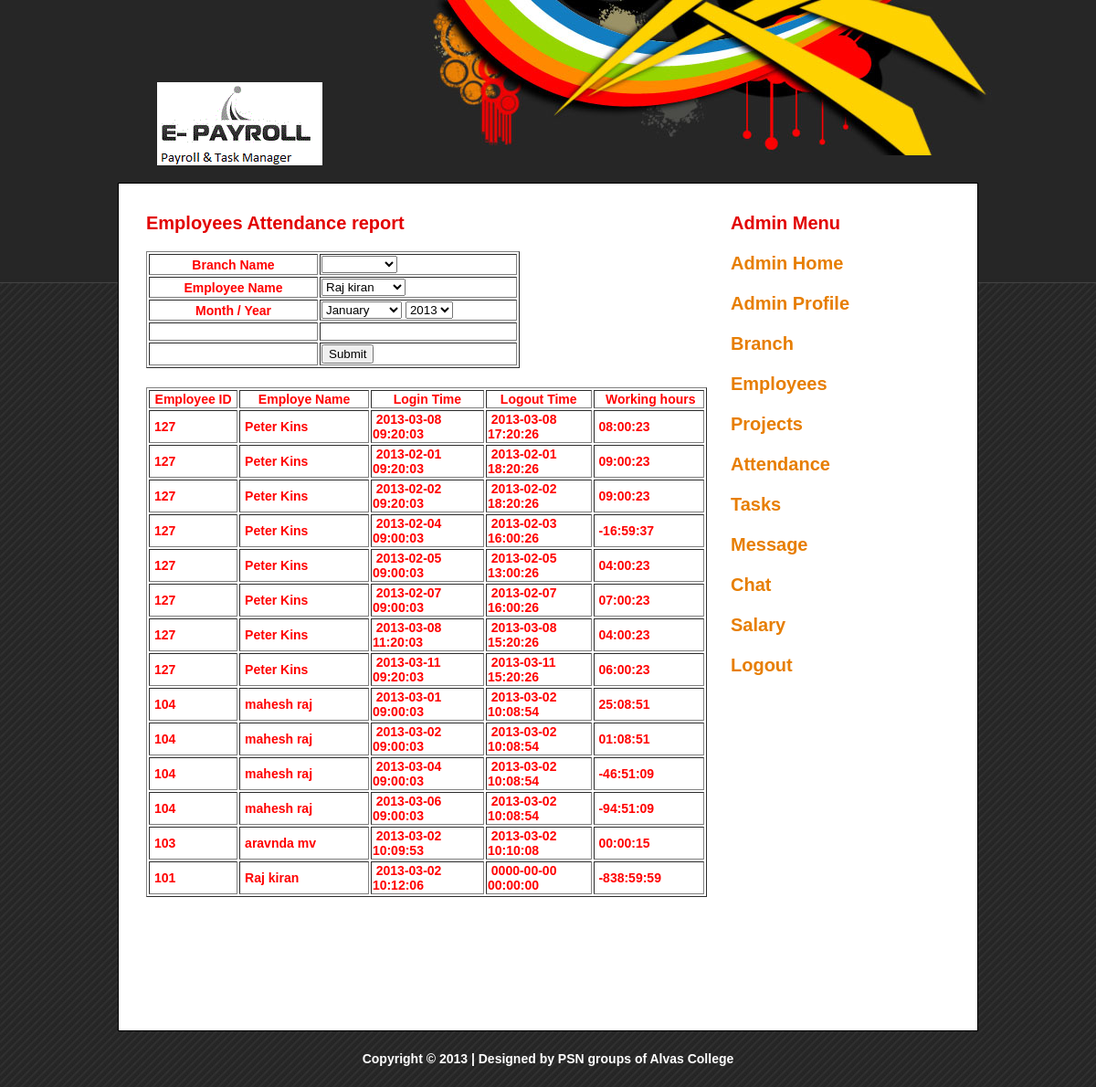
Screenshot of /attendance.php with the database file from the repository.
### tables this page shows
CREATE TABLE IF NOT EXISTS `attendance` (
  `attid` int(10) NOT NULL AUTO_INCREMENT,
  `logintime` datetime NOT NULL,
  `logout` datetime NOT NULL,
  `empid` int(11) NOT NULL,
  PRIMARY KEY (`attid`)
);

CREATE TABLE IF NOT EXISTS `employees` (
  `empid` int(10) NOT NULL AUTO_INCREMENT,
  `fname` varchar(25) NOT NULL,
  `lname` varchar(25) NOT NULL,
  `loginid` varchar(25) NOT NULL,
  `password` varchar(25) NOT NULL,
  `branchid` int(11) NOT NULL,
  `joindate` date NOT NULL,
  `basicsalary` double(10,2) NOT NULL,
  `address` text NOT NULL,
  `city` varchar(25) NOT NULL,
  `state` varchar(25) NOT NULL,
  `country` varchar(20) NOT NULL,
  `contactno` varchar(25) NOT NULL,
  `sex` varchar(15) NOT NULL,
  `dob` date NOT NULL,
  `emptype` varchar(20) NOT NULL,
  `expirence` int(10) NOT NULL,
  PRIMARY KEY (`empid`),
  UNIQUE KEY `loginid` (`loginid`)
);

### attendance.php (the view, shortened to what this page needs)
<?php
include("header.php");
$result = mysql_query("SELECT * FROM branch");
$resultemp = mysql_query("SELECT * FROM employees where empid!='100'");
if(isset($_POST[Submit]))
{
$resultatt = mysql_query("SELECT * FROM attendance where empid='$_POST[employeename]' ");
}
else
{
	$resultatt = mysql_query("SELECT * FROM attendance");
}
?>
<div id="templatemo_content">
    <div id="templatemo_content_left">
        	<div class="header_02">Employees Attendance report</div>
       	  <form action="" method="post" enctype="multipart/form-data" name="form1" id="form1">
          <table width="409" border="1">
            <tr>
                <th width="181" scope="row"><label for="branchname2">Branch Name</label>                </th>
                <td width="212"><select name="branchname" id="branchname" va>
              <option></option>
              <?php
              while($row = mysql_fetch_array($result))
  {
echo "<option value='". $row['branchid'] . "'>" . $row['branchname']. "</option>";
  }
?>
      </select></td>
              </tr>
              <tr>
                <th scope="row"><label for="employeename">Employee Name</label>                </th>
                <td><select name="employeename" id="employeename">
                   <?php
              while($row = mysql_fetch_array($resultemp))
  {
		echo "<option value='". $row['empid'] . "'>" . $row['fname']. " ". $row['lname']  ."</option>";
  }
?>
                </select></td>
              </tr>
              <tr>
                <th scope="row"><label for="month">Month
/
            Year
          </label>                </th>
                <td><select name="month" id="month">
                  <option value="01">January</option>
                </select>
                  <select name="year" id="year">
                  <?php
				  for($yr = 2013; $yr <= 2015; $yr++)
				  {
					  echo "<option value='$yr'>$yr</option>";
				  }
				  ?>
                </select></td>
              </tr>
              <tr>
                <th scope="row">&nbsp;</th>
                <td>&nbsp;</td>
              </tr>
              <tr>
                <th scope="row">&nbsp;</th>
                <td><input type="submit" name="submit" id="submit" value="Submit" /></td>
              </tr>
            </table>
       <br />
            <table width="614" border="1">
              <tr>
                <th width="108" scope="row"><strong>Employee ID</strong></th>
                <th width="181"><strong> Employe Name</strong></th>
                <th width="155"><strong>Login Time</strong></th>
                <th width="142"><strong>Logout Time</strong></th>
                <th width="142">&nbsp;Working hours</th>
              </tr>
              <?php
			  while($rwarray = mysql_fetch_array($resultatt))
			  {
				  $resultempa = mysql_query("SELECT * FROM employees where empid='$rwarray[empid]'");
				  $resarr = mysql_fetch_array($resultempa);
			$resulatt = mysql_query("SELECT TIMEDIFF(  '$rwarray[logout]',  '$rwarray[logintime]' )");
			  $resarra = mysql_fetch_array($resulatt);
              echo "<tr>
                <td>&nbsp;$rwarray[empid]</td>
                <td>&nbsp;$resarr[fname]	$resarr[lname]</td>
                <td>&nbsp;$rwarray[logintime]</td>
                <td>&nbsp;$rwarray[logout]</td>
				   <td>&nbsp;$resarra[0]</td>
              </tr>";
			  }
			  ?>
            </table>
            <p>&nbsp;</p>
          </form>
          <p>&nbsp;</p>
            <div class="margin_bottom_40"></div>
        </div>
        <div id="templatemo_content_right">
        	<div class="content_right_section">
                <div class="header_02">Admin Menu</div>
                          <?php
			 if($_SESSION["logintype"] = "Admin")
			 {
				include("adminsidebar.php");
			 }
			 else
			 {
				 include("empsidebar.php");
			 }
				?>
              <div class="margin_bottom_20"></div>
                <div class="margin_bottom_20"></div>
                <div class="margin_bottom_20"></div>
          </div>
        </div>
    </div>
   <?php
   include("footer.php");
   ?>

### header.php (shortened to what this page needs)
<html>
<head>
<link href="templatemo_style.css" rel="stylesheet" type="text/css" />
</head>
<body>
<div id="templatemo_wrapper">
  <div id="templatemo_container">
    <div id="templatemo_header_panel">
      <div id="logo"></div>
        </div>

### adminsidebar.php
<div class="header_02"><a href="adminhome.php">Admin Home</a></div>
   <div class="header_02"><a href="updateprofile.php">Admin Profile</a></div>
          <div class="header_02"><a href="addnewbranch.php">Branch</a></div>
          <div class="header_02"><a href="viewemployee.php">Employees</a></div>
          <div class="header_02"><a href="addnewprojects.php">Projects</a></div>
          <div class="header_02"><a href="attendance.php">Attendance</a></div>
          <div class="header_02"><a href="task.php">Tasks</div>
          <div class="header_02"><a href="inbox.php">Message</a></div>
          <div class="header_02"><a href="uchat.php">Chat</div>
          <div class="header_02"><a href="salary.php">Salary</div>
          <div class="header_02"><a href="logout.php">Logout</div>
          <div class="header_02"></div>
          <blockquote>&nbsp;</blockquote>

### footer.php
    <div id="templatemo_footer">
    Copyright © 2013 | Designed by  PSN groups of Alvas College   </div>
</div>
</div>
</body>
</html>

### templatemo_style.css (style rules this page uses)
body { margin: 0; padding: 0; line-height: 1.5em; font-family: Arial, Helvetica, sans-serif; font-size: 11px; color: #333333; background: #262626 url(images/templatemo_main_bg_repeat.jpg); }
a:link, a:visited { color: #e77e02; text-decoration: none; font-weight: bold; }
p { margin: 0px; padding: 0px; }
.margin_bottom_20 { clear: both; width: 100%; height: 20px; font-size: 1px; }
.margin_bottom_40 { clear: both; width: 100%; height: 40px; font-size: 1px; }
.header_02 { color: #e20000; font-size: 20px; font-weight: bold; padding: 3px 0 5px 0; margin: 0 0 15px 0; }
#templatemo_wrapper { width: 100%; margin: 0 auto; background: url(images/templatemo_header_repeat.jpg) repeat-x; }
#templatemo_container { width: 980px; margin: 0 auto; }
#templatemo_header_panel { width: 980px; height: 170px; background: url(images/templatemo_header_bg.jpg) no-repeat; }
#templatemo_header_panel #logo { float: left; width: 265px; height: 91px; margin: 90px 0 0 20px; background: url(images/logo1.gif) bottom no-repeat; }
#templatemo_content { clear: both; width: 940px; margin: 30px 19px 0 19px; background: #ffffff; border: 1px solid #000; }
#templatemo_content #templatemo_content_left { float: left; width: 580px; padding: 30px; }
#templatemo_content_left p { padding-bottom: 10px; text-align: justify; }
#templatemo_content #templatemo_content_right { float: right; width: 240px; padding: 30px }
.content_right_section { clear: both; }
#templatemo_footer { clear: both; padding: 20px 0; width: 980px; text-align: center; color: #ffffff; }

### header.php (style rules this page uses)
body,td,th { font-size: 14px; font-weight: bold; color: #F00; }
body { background-color: #FFF; }

### rows the page displays
attendance: empid "127", empid.fname "Peter", empid.lname "Kins", logintime "2013-03-08 09:20:03", logout "2013-03-08 17:20:26", resarra "08:00:23"
attendance: empid "127", empid.fname "Peter", empid.lname "Kins", logintime "2013-02-01 09:20:03", logout "2013-02-01 18:20:26", resarra "09:00:23"
attendance: empid "127", empid.fname "Peter", empid.lname "Kins", logintime "2013-02-02 09:20:03", logout "2013-02-02 18:20:26", resarra "09:00:23"
attendance: empid "127", empid.fname "Peter", empid.lname "Kins", logintime "2013-02-04 09:00:03", logout "2013-02-03 16:00:26", resarra "-16:59:37"
attendance: empid "127", empid.fname "Peter", empid.lname "Kins", logintime "2013-02-05 09:00:03", logout "2013-02-05 13:00:26", resarra "04:00:23"
attendance: empid "127", empid.fname "Peter", empid.lname "Kins", logintime "2013-02-07 09:00:03", logout "2013-02-07 16:00:26", resarra "07:00:23"
attendance: empid "127", empid.fname "Peter", empid.lname "Kins", logintime "2013-03-08 11:20:03", logout "2013-03-08 15:20:26", resarra "04:00:23"
attendance: empid "127", empid.fname "Peter", empid.lname "Kins", logintime "2013-03-11 09:20:03", logout "2013-03-11 15:20:26", resarra "06:00:23"
attendance: empid "104", empid.fname "mahesh", empid.lname "raj", logintime "2013-03-01 09:00:03", logout "2013-03-02 10:08:54", resarra "25:08:51"
attendance: empid "104", empid.fname "mahesh", empid.lname "raj", logintime "2013-03-02 09:00:03", logout "2013-03-02 10:08:54", resarra "01:08:51"
attendance: empid "104", empid.fname "mahesh", empid.lname "raj", logintime "2013-03-04 09:00:03", logout "2013-03-02 10:08:54", resarra "-46:51:09"
attendance: empid "104", empid.fname "mahesh", empid.lname "raj", logintime "2013-03-06 09:00:03", logout "2013-03-02 10:08:54", resarra "-94:51:09"
attendance: empid "103", empid.fname "aravnda", empid.lname "mv", logintime "2013-03-02 10:09:53", logout "2013-03-02 10:10:08", resarra "00:00:15"
attendance: empid "101", empid.fname "Raj", empid.lname "kiran", logintime "2013-03-02 10:12:06", logout "0000-00-00 00:00:00", resarra "-838:59:59"

### other values shown
form field employeename "Raj kiran"
form field year "2013"
